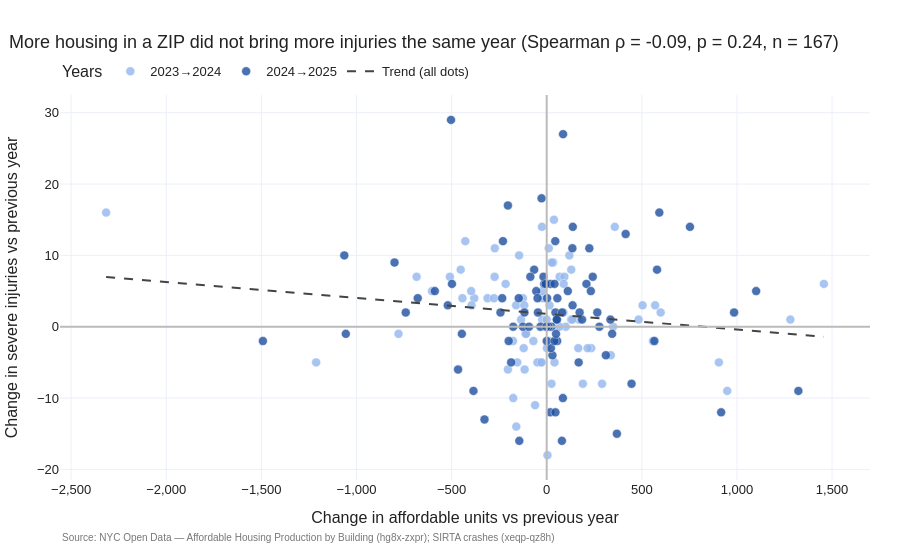

The notebook cell this image was saved under:
### Markdown cell above
### RQ10 chart B: within-ZIP changes
Each dot is one ZIP code in one pair of years (2023→2024 or 2024→2025). Only ZIP-years matched in both years are used (`df_integrated`).
- **Right of 0**: the ZIP produced more affordable units than the year before.
- **Above 0**: it had more severe injuries than the year before.

If high-production years brought more injuries, the dots would slope upward.

### Code cell
wide = (df_integrated[df_integrated["year"].isin(FULL_YEARS)]
        .pivot_table(index=["zip_code", "borough"], columns="year",
                     values=["affordable_units", "severe_injuries"]))

pairs = []
for a, b in [(2023, 2024), (2024, 2025)]:
    pair = pd.DataFrame({
        "unit_change":   wide[("affordable_units", b)] - wide[("affordable_units", a)],
        "injury_change": wide[("severe_injuries", b)]  - wide[("severe_injuries", a)],
    }).dropna()                                   # ZIP must be matched in both years
    pair["years"] = f"{a}→{b}"
    pairs.append(pair)
changes = pd.concat(pairs).reset_index()

rho_c, p_rho_c = stats.spearmanr(changes["unit_change"], changes["injury_change"])
r_c, p_r_c     = stats.pearsonr(changes["unit_change"], changes["injury_change"])

fig_change = px.scatter(
    changes, x="unit_change", y="injury_change", color="years",
    color_discrete_sequence=["#93b7ee", "#1d4fa0"],   # light/dark housing blue = earlier/later pair
    hover_data={"zip_code": True, "borough": True, "years": True},
    labels={"unit_change": "Change in affordable units vs previous year",
            "injury_change": "Change in severe injuries vs previous year",
            "zip_code": "ZIP", "borough": "Borough", "years": "Years"})
# Straight-line fit over all dots (numpy, so no extra package is needed)
slope, intercept = np.polyfit(changes["unit_change"], changes["injury_change"], 1)
x_line = np.array([changes["unit_change"].min(), changes["unit_change"].max()])
fig_change.add_trace(go.Scatter(x=x_line, y=slope * x_line + intercept, mode="lines",
                                name="Trend (all dots)", line=dict(color="#444", dash="dash")))
fig_change.add_hline(y=0, line_color="#bbb"); fig_change.add_vline(x=0, line_color="#bbb")
fig_change.update_traces(marker=dict(size=9, opacity=0.8, line=dict(width=0.5, color="white")),
                         selector=dict(mode="markers"))
style_fig(fig_change,
          f"More housing in a ZIP did not bring more injuries the same year (Spearman ρ = {rho_c:.2f}, p = {p_rho_c:.2f}, n = {len(changes)})",
          height=560)
fig_change.update_xaxes(tickformat=",", zeroline=False); fig_change.update_yaxes(zeroline=False)
fig_change.show()

print(f"Spearman ρ = {rho_c:+.2f} (p = {p_rho_c:.2f}); Pearson r = {r_c:+.2f} (p = {p_r_c:.2f}); n = {len(changes)} ZIP-year changes")
changes["housing_change"] = pd.cut(changes["unit_change"], [-np.inf, -100, 100, np.inf],
                                   labels=["Fell by >100 units", "Roughly flat (±100)", "Rose by >100 units"])
display(changes.groupby("housing_change", observed=True)["injury_change"]
        .agg(zip_years="size", avg_injury_change="mean", median_injury_change="median").round(2))

### Figure 1 — Plotly figure (JSON) as saved in the notebook; plotly's stock layout.template omitted (floating-point values rounded to 4 significant figures; data arrays with more than 128 entries replaced by an {"elided": "..."} marker saying what was removed)
{"data": [{"customdata": {"elided": "80x3 str values"}, "hovertemplate": "Years=%{customdata[2]}<br>Change in affordable units vs previous year=%{x}<br>Change in severe injuries vs previous year=%{y}<br>ZIP=%{customdata[0]}<br>Borough=%{customdata[1]}<extra></extra>", "legendgroup": "2023→2024", "marker": {"color": "#93b7ee", "line": {"color": "white", "width": 0.5}, "opacity": 0.8, "size": 9, "symbol": "circle"}, "mode": "markers", "name": "2023→2024", "orientation": "v", "showlegend": true, "type": "scatter", "x": [-112.0, -176.0, -32.0, -116.0, 570.0, 190.0, 291.0, -25.0, -274.0, 25.0, 905.0, -779.0, -145.0, 234.0, 68.0, 100.0, 337.0, -108.0, 41.0, -160.0, -204.0, 599.0, 349.0, 11.0, -684.0, -125.0, 38.0, 504.0, -24.0, -161.0, -70.0, 1457.0, -216.0, -603.0, -381.0, 949.0, -118.0, 0.0, 166.0, 128.0, 11.0, -509.0, 129.0, 169.0, -311.0, 1281.0, -2316.0, -155.0, 67.0, -273.0, 93.0, -121.0, -49.0, 215.0, 89.0, -397.0, 119.0, -443.0, -177.0, -452.0, 15.0, 34.0, 134.0, -277.0, 4.0, 558.0, -135.0, -395.0, -61.0, 27.0, 483.0, -1212.0, 88.0, -20.0, -15.0, 1.0, -24.0, -27.0, 358.0, -428.0], "xaxis": "x", "y": [-1.0, -10.0, -5.0, -6.0, 3.0, -8.0, -8.0, 14.0, 7.0, -8.0, -5.0, -1.0, 10.0, -3.0, 7.0, 0.0, -4.0, -1.0, -5.0, -14.0, -6.0, 2.0, 0.0, 11.0, 7.0, 4.0, 15.0, 3.0, 1.0, 3.0, -2.0, 6.0, 6.0, 5.0, 4.0, -9.0, 3.0, 1.0, -3.0, 1.0, -2.0, 7.0, 8.0, 1.0, 4.0, 1.0, 16.0, -5.0, 0.0, 11.0, 7.0, -3.0, -5.0, -3.0, 6.0, 5.0, 10.0, 4.0, -2.0, 8.0, 3.0, 9.0, 1.0, 4.0, -18.0, -2.0, 1.0, 3.0, -11.0, 9.0, 1.0, -5.0, 2.0, 4.0, 6.0, -3.0, 5.0, -5.0, 14.0, 12.0], "yaxis": "y"}, {"customdata": {"elided": "87x3 str values"}, "hovertemplate": "Years=%{customdata[2]}<br>Change in affordable units vs previous year=%{x}<br>Change in severe injuries vs previous year=%{y}<br>ZIP=%{customdata[0]}<br>Borough=%{customdata[1]}<extra></extra>", "legendgroup": "2024→2025", "marker": {"color": "#1d4fa0", "line": {"color": "white", "width": 0.5}, "opacity": 0.8, "size": 9, "symbol": "circle"}, "mode": "markers", "name": "2024→2025", "orientation": "v", "showlegend": true, "type": "scatter", "x": [1323.0, 0.0, -187.0, 56.0, 209.0, 242.0, 136.0, 224.0, 135.0, -520.0, 111.0, 80.0, 30.0, 46.0, -678.0, 22.0, 55.0, -243.0, 0.0, -33.0, 1101.0, 985.0, -147.0, 753.0, -234.0, -66.0, 446.0, 415.0, -200.0, -741.0, 917.0, -125.0, -93.0, -144.0, -466.0, -12.0, -498.0, 19.0, -1492.0, -46.0, 46.0, -800.0, 168.0, 2.0, 81.0, -176.0, 85.0, 277.0, 54.0, -230.0, 369.0, -1064.0, 41.0, -446.0, 592.0, 266.0, -327.0, -204.0, 186.0, -55.0, 580.0, -86.0, -48.0, -117.0, 335.0, 311.0, 53.0, 25.0, -385.0, 232.0, 137.0, -17.0, 45.0, 19.0, -5.0, -27.0, -503.0, 10.0, -2.0, 344.0, 41.0, 49.0, 86.0, 173.0, -588.0, 566.0, -1056.0], "xaxis": "x", "y": [-9.0, 6.0, -5.0, 4.0, 6.0, 7.0, 3.0, 11.0, 11.0, 3.0, 5.0, -16.0, -4.0, 2.0, 4.0, -3.0, -2.0, 2.0, -2.0, 0.0, 5.0, 2.0, 4.0, 14.0, 4.0, 8.0, -8.0, 13.0, -2.0, 2.0, -12.0, 0.0, 0.0, -16.0, -6.0, 6.0, 6.0, -12.0, -2.0, 2.0, -12.0, 9.0, -5.0, 4.0, 2.0, 0.0, -10.0, 0.0, 1.0, 12.0, -15.0, 10.0, -2.0, -1.0, 16.0, 2.0, -13.0, 17.0, 1.0, 5.0, 8.0, 7.0, 4.0, 2.0, 1.0, -4.0, 1.0, 0.0, -9.0, 5.0, 14.0, 7.0, 12.0, 6.0, 6.0, 18.0, 29.0, 0.0, 0.0, -1.0, 6.0, -1.0, 27.0, 2.0, 5.0, -2.0, -1.0], "yaxis": "y"}, {"line": {"color": "#444", "dash": "dash"}, "mode": "lines", "name": "Trend (all dots)", "type": "scatter", "x": [-2316.0, 1457.0], "y": [6.962, -1.418]}], "layout": {"annotations": [{"font": {"color": "#777", "size": 10}, "showarrow": false, "text": "Source: NYC Open Data — Affordable Housing Production by Building (hg8x-zxpr); SIRTA crashes (xeqp-qz8h)", "x": 0, "xanchor": "left", "xref": "paper", "y": -0.17, "yref": "paper"}], "font": {"color": "#222", "family": "Arial", "size": 13}, "height": 560, "hoverlabel": {"bgcolor": "white", "font": {"size": 12}}, "legend": {"orientation": "h", "title": {"text": "Years"}, "tracegroupgap": 0, "x": 0, "xanchor": "left", "y": 1.02, "yanchor": "bottom"}, "margin": {"b": 80, "l": 60, "r": 30, "t": 95}, "shapes": [{"line": {"color": "#bbb"}, "type": "line", "x0": 0, "x1": 1, "xref": "x domain", "y0": 0, "y1": 0, "yref": "y"}, {"line": {"color": "#bbb"}, "type": "line", "x0": 0, "x1": 0, "xref": "x", "y0": 0, "y1": 1, "yref": "y domain"}], "title": {"font": {"size": 18}, "text": "More housing in a ZIP did not bring more injuries the same year (Spearman ρ = -0.09, p = 0.24, n = 167)", "x": 0.01, "xanchor": "left"}, "xaxis": {"anchor": "y", "domain": [0.0, 1.0], "tickformat": ",", "title": {"text": "Change in affordable units vs previous year"}, "zeroline": false}, "yaxis": {"anchor": "x", "domain": [0.0, 1.0], "title": {"text": "Change in severe injuries vs previous year"}, "zeroline": false}}}
